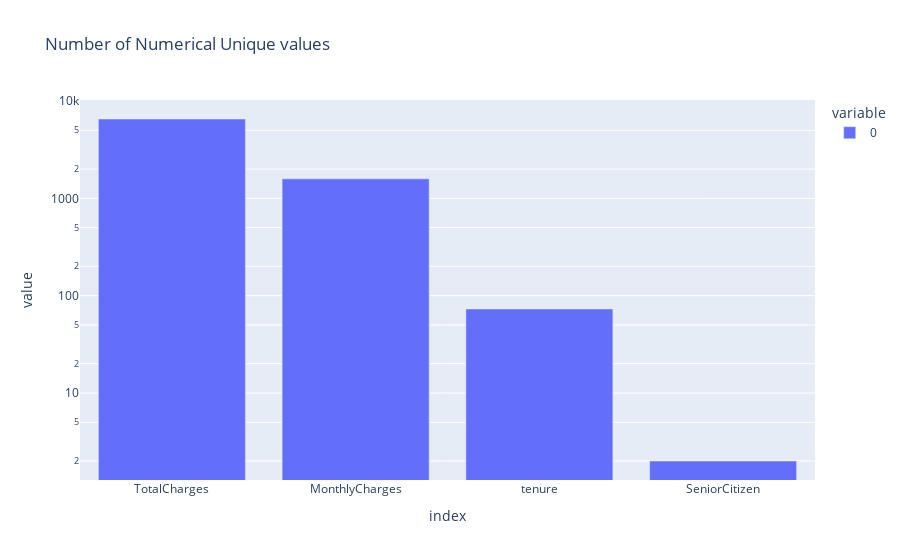

The code cell stored with this chart in its notebook:
### Code cell
# Visualize unique values for num columns
unique = telco.select_dtypes(exclude="object").nunique()

fig = px.bar(unique, log_y=True, title="Number of Numerical Unique values")
fig.update_xaxes(categoryorder="total descending")
fig.show()

### Figure 1 — Plotly figure (JSON) as saved in the notebook; plotly's stock layout.template omitted (floating-point values rounded to 4 significant figures)
{"data": [{"hovertemplate": "variable=0<br>index=%{x}<br>value=%{y}<extra></extra>", "legendgroup": "0", "marker": {"color": "#636efa", "pattern": {"shape": ""}}, "name": "0", "orientation": "v", "showlegend": true, "textposition": "auto", "type": "bar", "x": ["SeniorCitizen", "tenure", "MonthlyCharges", "TotalCharges"], "xaxis": "x", "y": [2, 73, 1585, 6530], "yaxis": "y"}], "layout": {"barmode": "relative", "legend": {"title": {"text": "variable"}, "tracegroupgap": 0}, "title": {"text": "Number of Numerical Unique values"}, "xaxis": {"anchor": "y", "categoryorder": "total descending", "domain": [0, 1], "title": {"text": "index"}}, "yaxis": {"anchor": "x", "domain": [0, 1], "title": {"text": "value"}, "type": "log"}}}
